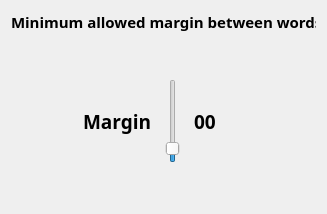
                       <widget class="QWidget" name="parameters_windowPage3">
                        <attribute name="title">
                         <string>Margin</string>
                        </attribute>
                        <layout class="QVBoxLayout" name="verticalLayout_9">
                         <item alignment="Qt::AlignHCenter">
                          <widget class="QLabel" name="label_3">
                           <property name="maximumSize">
                            <size>
                             <width>305</width>
                             <height>95</height>
                            </size>
                           </property>
                           <property name="font">
                            <font>
                             <family>IBM Plex Sans</family>
                             <pointsize>11</pointsize>
                             <bold>true</bold>
                             <kerning>true</kerning>
                            </font>
                           </property>
                           <property name="text">
                            <string>Minimum allowed margin between words.</string>
                           </property>
                          </widget>
                         </item>
                         <item>
                          <spacer name="verticalSpacer">
                           <property name="orientation">
                            <enum>Qt::Vertical</enum>
                           </property>
                           <property name="sizeHint" stdset="0">
                            <size>
                             <width>20</width>
                             <height>40</height>
                            </size>
                           </property>
                          </spacer>
                         </item>
                         <item>
                          <layout class="QHBoxLayout" name="horizontalLayout_8">
                           <item>
                            <spacer name="horizontalSpacer_3">
                             <property name="orientation">
                              <enum>Qt::Horizontal</enum>
                             </property>
                             <property name="sizeHint" stdset="0">
                              <size>
                               <width>40</width>
                               <height>20</height>
                              </size>
                             </property>
                            </spacer>
                           </item>
                           <item>
                            <widget class="QLabel" name="margin_label_2">
                             <property name="maximumSize">
                              <size>
                               <width>250</width>
                               <height>100</height>
                              </size>
                             </property>
                             <property name="font">
                              <font>
                               <family>Play</family>
                               <pointsize>14</pointsize>
                               <bold>true</bold>
                               <kerning>true</kerning>
                              </font>
                             </property>
                             <property name="toolTip">
                              <string>&lt;html&gt;&lt;head/&gt;&lt;body&gt;&lt;p&gt;&lt;span style=&quot; font-size:10pt; font-weight:400;&quot;&gt;Control the space between the generated words &lt;/span&gt;&lt;/p&gt;&lt;/body&gt;&lt;/html&gt;</string>
                             </property>
                             <property name="text">
                              <string>Margin</string>
                             </property>
                             <property name="wordWrap">
                              <bool>false</bool>
                             </property>
                             <property name="margin">
                              <number>0</number>
                             </property>
                            </widget>
                           </item>
                           <item>
                            <widget class="QSlider" name="margin_slider">
                             <property name="enabled">
                              <bool>true</bool>
                             </property>
                             <property name="minimumSize">
                              <size>
                               <width>30</width>
                               <height>0</height>
                              </size>
                             </property>
                             <property name="maximumSize">
                              <size>
                               <width>30</width>
                               <height>16777215</height>
                              </size>
                             </property>
                             <property name="sizeIncrement">
                              <size>
                               <width>10</width>
                               <height>0</height>
                              </size>
                             </property>
                             <property name="font">
                              <font>
                               <family>Segoe UI</family>
                               <pointsize>8</pointsize>
                               <bold>false</bold>
                               <kerning>true</kerning>
                              </font>
                             </property>
                             <property name="mouseTracking">
                              <bool>false</bool>
                             </property>
                             <property name="focusPolicy">
                              <enum>Qt::ClickFocus</enum>
                             </property>
                             <property name="toolTip">
                              <string>&lt;html&gt;&lt;head/&gt;&lt;body&gt;&lt;p&gt;&lt;span style=&quot; font-size:10pt;&quot;&gt;Set the margin between the generated words &lt;/span&gt;&lt;/p&gt;&lt;/body&gt;&lt;/html&gt;</string>
                             </property>
                             <property name="minimum">
                              <number>0</number>
                             </property>
                             <property name="maximum">
                              <number>50</number>
                             </property>
                             <property name="pageStep">
                              <number>1</number>
                             </property>
                             <property name="value">
                              <number>5</number>
                             </property>
                             <property name="orientation">
                              <enum>Qt::Vertical</enum>
                             </property>
                            </widget>
                           </item>
                           <item>
                            <widget class="QLabel" name="label_margin_slider">
                             <property name="minimumSize">
                              <size>
                               <width>50</width>
                               <height>0</height>
                              </size>
                             </property>
                             <property name="maximumSize">
                              <size>
                               <width>50</width>
                               <height>50</height>
                              </size>
                             </property>
                             <property name="font">
                              <font>
                               <family>Montserrat</family>
                               <pointsize>14</pointsize>
                               <bold>true</bold>
                               <kerning>true</kerning>
                              </font>
                             </property>
                             <property name="toolTip">
                              <string>&lt;html&gt;&lt;head/&gt;&lt;body&gt;&lt;p&gt;&lt;span style=&quot; font-weight:400;&quot;&gt;Margin between generated words&lt;/span&gt;&lt;/p&gt;&lt;/body&gt;&lt;/html&gt;</string>
                             </property>
                             <property name="text">
                              <string>00</string>
                             </property>
                             <property name="margin">
                              <number>0</number>
                             </property>
                            </widget>
                           </item>
                           <item>
                            <spacer name="horizontalSpacer_4">
                             <property name="orientation">
                              <enum>Qt::Horizontal</enum>
                             </property>
                             <property name="sizeHint" stdset="0">
                              <size>
                               <width>40</width>
                               <height>20</height>
                              </size>
                             </property>
                            </spacer>
                           </item>
                          </layout>
                         </item>
                         <item>
                          <spacer name="verticalSpacer_2">
                           <property name="orientation">
                            <enum>Qt::Vertical</enum>
                           </property>
                           <property name="sizeHint" stdset="0">
                            <size>
                             <width>20</width>
                             <height>40</height>
                            </size>
                           </property>
                          </spacer>
                         </item>
                        </layout>
                       </widget>
